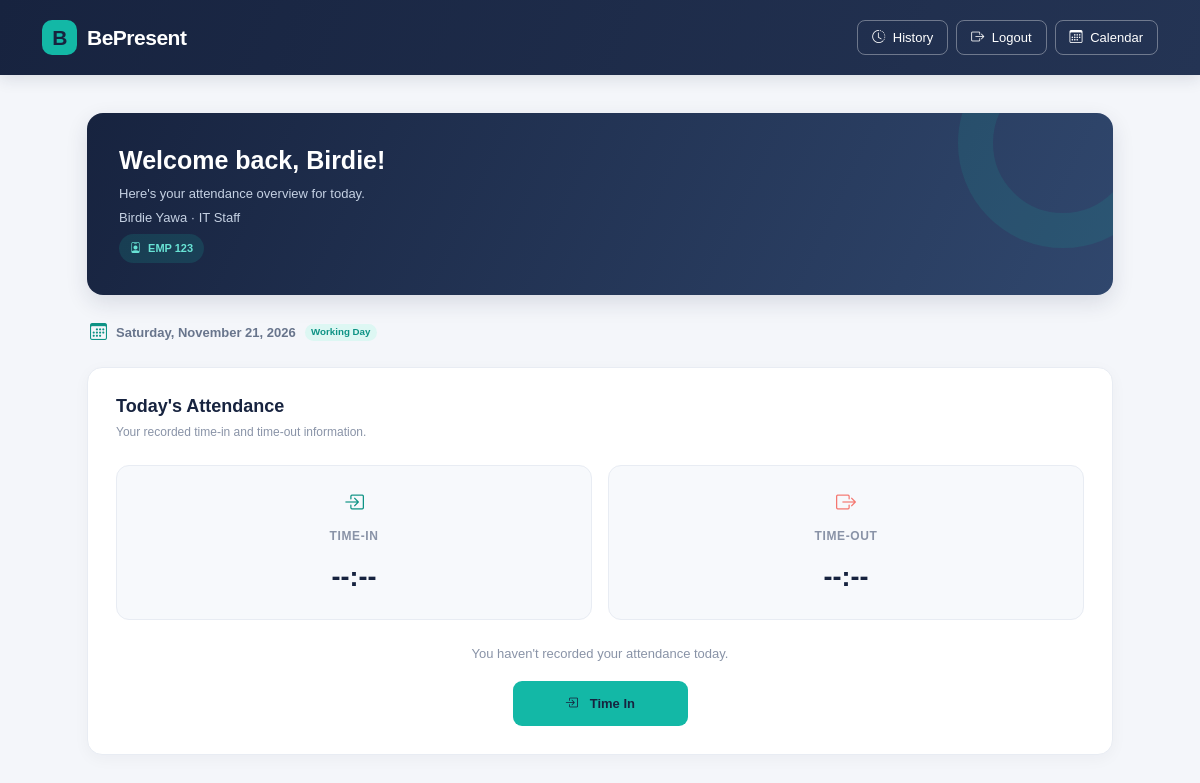
Page /employee/dashboard.php (signed in) on the committed database.
### tables this page shows
CREATE TABLE `employees` (
  `id` int(11) NOT NULL,
  `user_id` int(11) DEFAULT NULL,
  `employee_code` varchar(30) NOT NULL,
  `first_name` varchar(100) NOT NULL,
  `last_name` varchar(100) NOT NULL,
  `email` varchar(100) NOT NULL,
  `phone` varchar(20) DEFAULT NULL,
  `position` varchar(100) DEFAULT NULL,
  `hire_date` date DEFAULT NULL,
  `employment_status` enum('Active','Inactive') DEFAULT 'Active',
  `created_at` timestamp NOT NULL DEFAULT current_timestamp()
);

### employee/dashboard.php (the view, shortened to what this page needs)
<?php
require_once '../connection/connect.php';
$user_id = (int) $_SESSION['user_id'];
$today = date('Y-m-d');
$is_sunday = (date('N') == 7);
$stmt = $conn->prepare("
    SELECT
        e.id,
        e.first_name,
        e.last_name,
        e.employee_code,
        e.position,
        u.password
    FROM employees e
    INNER JOIN users u ON e.user_id = u.id
    WHERE e.user_id = :user_id
      AND u.is_active = 1
    LIMIT 1
");
$stmt->execute([
    'user_id' => $user_id
]);
$employee = $stmt->fetch();
$employee_id = (int) $employee['id'];
$stmt = $conn->prepare("
    SELECT *
    FROM attendance
    WHERE employee_id = :employee_id
      AND attendance_date = :today
    LIMIT 1
");
$stmt->execute([
    'employee_id' => $employee_id,
    'today' => $today
]);
$attendance = $stmt->fetch();
$time_in = $attendance['time_in'] ?? null;
$time_out = $attendance['time_out'] ?? null;
?>
<!DOCTYPE html>
<html lang="en">
<head>
    <link href="https://cdn.jsdelivr.net/npm/bootstrap@5.3.3/dist/css/bootstrap.min.css" rel="stylesheet">
    <link rel="stylesheet"
        href="https://cdn.jsdelivr.net/npm/bootstrap-icons@1.11.3/font/bootstrap-icons.min.css">
</head>
<body>
<nav class="navbar navbar-dark">
    <div class="container">
        <a class="navbar-brand" href="dashboard.php">
            <span class="brand-logo">B</span>
            BePresent
        </a>
        <div class="d-flex align-items-center gap-2">
    <a href="history.php" class="btn logout-button">
        <i class="bi bi-clock-history me-1"></i>
        History
    </a>
    <a href="../logout.php" class="btn logout-button">
        <i class="bi bi-box-arrow-right me-1"></i>
        Logout
    </a>
    <a href="calendar.php" class="btn logout-button">
    <i class="bi bi-calendar3 me-1"></i>
    Calendar
</a>
</div>
    </div>
</nav>
<div class="container dashboard-container">
    <div class="welcome-card">
        <h3>
            Welcome back, <?= htmlspecialchars($employee['first_name']) ?>!
        </h3>
        <p class="mb-1">
            Here's your attendance overview for today.
        </p>
        <p class="mb-0">
            <?= htmlspecialchars($employee['first_name'] . ' ' . $employee['last_name']) ?>
            <?php if (!empty($employee['position'])): ?>
                · <?= htmlspecialchars($employee['position']) ?>
            <?php endif; ?>
        </p>
        <span class="employee-tag">
            <i class="bi bi-person-badge me-1"></i>
            <?= htmlspecialchars($employee['employee_code']) ?>
        </span>
    </div>
    <div class="date-heading">
        <i class="bi bi-calendar3"></i>
        <?= date('l, F d, Y') ?>
        <?php if ($is_sunday): ?>
            <span class="badge rounded-pill"
                style="background:#EEEAFE;color:#7664D8;">
                Rest Day
            </span>
        <?php else: ?>
            <span class="badge rounded-pill"
                style="background:#DDF7F3;color:#0E9385;">
                Working Day
            </span>
        <?php endif; ?>
    </div>
    <div class="attendance-card">
        <div class="mb-4">
            <h4 class="card-heading">
                Today's Attendance
            </h4>
            <p class="card-subheading mb-0">
                Your recorded time-in and time-out information.
            </p>
        </div>
        <div class="row g-3">
            <div class="col-md-6">
                <div class="time-box">
                    <div class="time-icon">
                        <i class="bi bi-box-arrow-in-right"></i>
                    </div>
                    <p class="time-label">
                        Time-In
                    </p>
                    <div class="attendance-time">
                        <?= $time_in
                            ? date('h:i A', strtotime($time_in))
                            : '--:--' ?>
                    </div>
                </div>
            </div>
            <div class="col-md-6">
                <div class="time-box">
                    <div class="time-icon" style="color:var(--bp-coral);">
                        <i class="bi bi-box-arrow-right"></i>
                    </div>
                    <p class="time-label">
                        Time-Out
                    </p>
                    <div class="attendance-time">
                        <?= $time_out
                            ? date('h:i A', strtotime($time_out))
                            : '--:--' ?>
                    </div>
                </div>
            </div>
        </div>
        <div class="text-center mt-4">
            <?php if ($is_sunday && !$attendance): ?>
                <p class="action-description">
                    Today is Sunday. Enjoy your scheduled rest day!
                </p>
                <button class="btn attendance-button completed-button" disabled>
                    <i class="bi bi-calendar-heart me-1"></i>
                    Rest Day
                </button>
            <?php elseif (!$attendance): ?>
                <p class="action-description">
                    You haven't recorded your attendance today.
                </p>
                <button
                    type="button"
                    class="btn attendance-button time-in-button"
                    data-bs-toggle="modal"
                    data-bs-target="#attendanceModal"
                    data-action="time_in"
                    data-title="Confirm Time-In"
                    data-button="Confirm Time-In"
                >
                    <i class="bi bi-box-arrow-in-right me-2"></i>
                    Time In
                </button>
            <?php endif; ?>
        </div>
    </div>
</div>
</body>
</html>

### employee/dashboard.php (style rules this page uses)
:root { --bp-navy: #17233F; --bp-navy-light: #243454; --bp-teal: #13B8A6; --bp-teal-dark: #0E9385; --bp-coral: #F47770; --bp-purple: #8B7CF6; --bp-amber: #E9A23B; --bp-background: #F4F6FA; --bp-white: #FFFFFF; --bp-text: #26334D; --bp-muted: #8993A7; --bp-border: #E8ECF3; }
* { box-sizing: border-box; }
body { margin: 0; background: var(--bp-background); font-family: Arial, sans-serif; color: var(--bp-text); }
.navbar { background: linear-gradient( 110deg, var(--bp-navy), #243454 ); padding: 15px 0; box-shadow: 0 4px 15px rgba(23, 35, 63, 0.12); }
.navbar-brand { display: flex; align-items: center; gap: 10px; color: white !important; font-size: 21px; font-weight: 750; letter-spacing: -0.5px; }
.brand-logo { display: flex; align-items: center; justify-content: center; width: 35px; height: 35px; background: var(--bp-teal); color: var(--bp-navy); border-radius: 10px; font-weight: 800; }
.logout-button { border: 1px solid rgba(255,255,255,0.35); color: white; border-radius: 8px; padding: 7px 14px; font-size: 13px; transition: 0.2s; }
.dashboard-container { max-width: 1050px; margin: 38px auto; padding-bottom: 30px; }
.welcome-card { position: relative; overflow: hidden; background: linear-gradient( 115deg, var(--bp-navy), #30476D ); color: white; padding: 32px; border-radius: 16px; margin-bottom: 25px; box-shadow: 0 8px 22px rgba(23, 35, 63, 0.12); }
.welcome-card::after { content: ''; position: absolute; width: 210px; height: 210px; border: 35px solid rgba(19,184,166,0.12); border-radius: 50%; right: -55px; top: -75px; }
.welcome-card h3 { font-weight: 750; font-size: 25px; margin-bottom: 9px; position: relative; z-index: 1; }
.welcome-card p { color: #C5D1E3; font-size: 13px; position: relative; z-index: 1; }
.employee-tag { display: inline-block; margin-top: 7px; padding: 6px 11px; border-radius: 20px; background: rgba(19,184,166,0.16); color: #68E3D5; font-size: 11px; font-weight: 700; }
.date-heading { display: flex; align-items: center; gap: 9px; color: #68758C; font-size: 13px; font-weight: 600; margin: 22px 3px; }
.date-heading i { color: var(--bp-teal-dark); font-size: 17px; }
.attendance-card, .summary-card { background: var(--bp-white); border: 1px solid var(--bp-border); border-radius: 15px; padding: 28px; box-shadow: 0 4px 16px rgba(23,35,63,0.04); margin-bottom: 24px; }
.card-heading { color: var(--bp-navy); font-size: 18px; font-weight: 750; margin-bottom: 5px; }
.card-subheading { color: var(--bp-muted); font-size: 12px; }
.time-box { background: #F7F9FC; border: 1px solid var(--bp-border); border-radius: 13px; padding: 22px 15px; height: 100%; text-align: center; }
.time-label { color: var(--bp-muted); font-size: 12px; font-weight: 700; text-transform: uppercase; letter-spacing: 0.6px; margin-bottom: 12px; }
.attendance-time { font-size: 27px; font-weight: 800; color: var(--bp-navy); }
.time-icon { font-size: 20px; margin-bottom: 9px; color: var(--bp-teal-dark); }
.attendance-button { min-width: 175px; padding: 13px 22px; border-radius: 9px; font-size: 13px; font-weight: 750; border: none; transition: all 0.2s ease; }
.time-in-button { background: var(--bp-teal); color: var(--bp-navy); }
.action-description { color: var(--bp-muted); font-size: 13px; margin-bottom: 17px; }

### rows in the picture
employees: first_name "Birdie", first_name+last_name "Birdie Yawa", position "IT Staff", employee_code "EMP 123"
